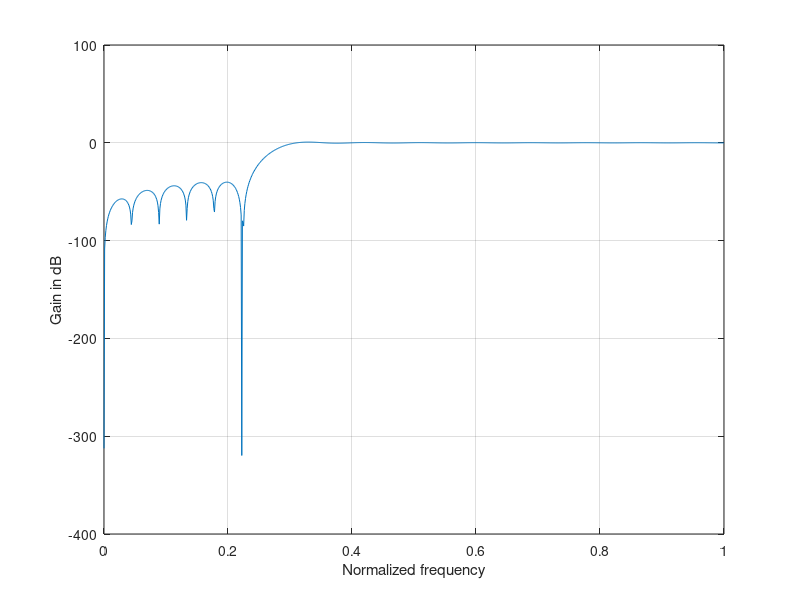

Recreate this plot in MATLAB.
%Program5_6
M =44;Wp =0.3*pi;
m =0:M/2;
Wm =2*pi*m./(M+1);
mtr =ceil(Wp*(M+1)/(2*pi));
Ad =double([Wm>=Wp]);Ad(mtr) =0.28;
Hd =Ad.*exp(-j*0.5*M*Wm);
Hd =[Hd conj(fliplr(Hd(2:M/2+1)))];
h =real(ifft(Hd));
w =linspace(0,pi,1000);
H =freqz(h,[1],w);
plot(w/pi,20*log10(abs(H)));grid;
xlabel('Normalized frequency');
ylabel('Gain in dB');